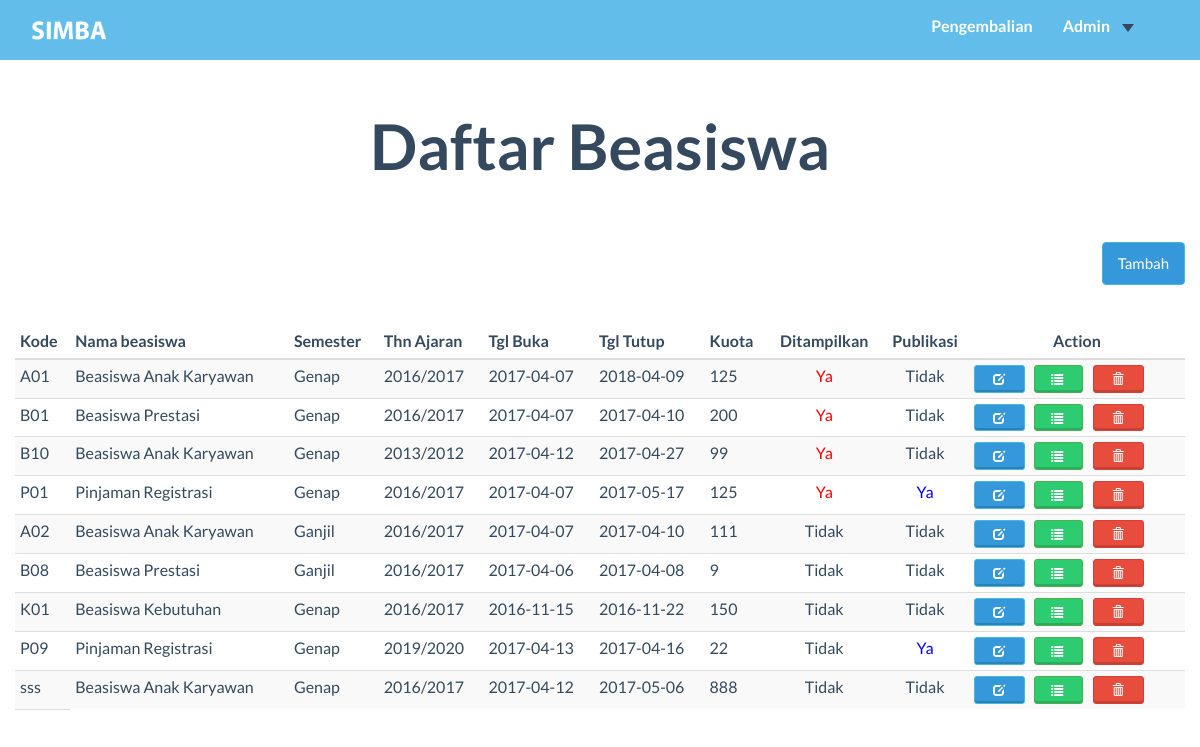
Screenshot of /user_admin/Index.php with the database file from the repository.
### tables this page shows
CREATE TABLE `beasiswa` (
  `kd_bsw` char(3) NOT NULL,
  `nama_bsw` varchar(99) NOT NULL,
  `semt` char(6) NOT NULL,
  `thn_ajar` char(9) NOT NULL,
  `tgl_buka` date NOT NULL,
  `tgl_tutup` date NOT NULL,
  `kuota` int(11) NOT NULL,
  `isTampil` tinyint(1) NOT NULL,
  `Keterangan` mediumtext NOT NULL,
  `isPublish` tinyint(1) NOT NULL DEFAULT '0'
);

### user_admin/Index.php (the view, shortened to what this page needs)
<?php
Include("../function/koneksi.php");
$getDataBsw=mysqli_query($koneksi,"SELECT * FROM beasiswa ORDER BY isTampil DESC");
?>
<!DOCTYPE HTML>
<html>
<head>
  <link href="../css/bootstrap.min.css" rel="stylesheet">
  <link rel="stylesheet" href="https://maxcdn.bootstrapcdn.com/bootstrap/3.3.7/css/bootstrap.min.css">
  <link href="../font-awesome/css/font-awesome.min.css" rel="stylesheet">
  <link href="../css/general.css" rel="stylesheet">
  <link href="../css/custom.css" rel="stylesheet">
  <link href="../css/owl.carousel.css" rel="stylesheet">
  <link href="../css/owl.theme.css" rel="stylesheet">
  <link href="../css/style.css" rel="stylesheet">
  <link href="../css/animate.css" rel="stylesheet">
  <link rel="stylesheet" href="../css/magnific-popup.css">
</head>
<body>
  <nav class="navbar-default" role="navigation" style="position: fixed; top: 0px;">
    <div class="container">
      <a class="" href="index.php">
        <img src="../img/logo2.png" height="45px" style="margin-top:8px; margin-left:0" id="logo"/>
      </a>
      <div class="collapse navbar-collapse navbar-right navbar-ex1-collapse stuckMenu">
        <ul class="nav navbar-nav">
          <li class="menuItem"><a href="Cicilan.php">Pengembalian </a></li>
          <li class="menuItem dropdown">
            <a class="dropdown-toggle" data-toggle="dropdown" href="#">Admin<span class="caret"></span></a>
          </li>
        </ul>
      </div>
    </div>
  </nav>
  <div class="container">
    <div class="row">
      <br/>  <br/><br/>
      <h2 class="text-center">Daftar Beasiswa</h2>
      <br/><br/>
      <a href="form_create_beasiswa.php" class="btn btn-info pull-right">Tambah </a>
      <br/><br/><br/>
      <table class="table-striped table table-condensed">
        <thead class="text-center">
          <th>Kode</th>
          <th>Nama beasiswa</th>
          <th>Semester</th>
          <th>Thn Ajaran</th>
          <th>Tgl Buka</th>
          <th>Tgl Tutup</th>
          <th>Kuota</th>
          <th class="text-center">Ditampilkan</th>
          <th class="text-center">Publikasi</th>
          <th class="text-center">Action</th>
        </thead>
        <tbody>
          <?php
          while ($rowBsw= mysqli_fetch_array($getDataBsw)){
            $ketTampil="Tidak";
            $warna="#34495e";
            if($rowBsw['isTampil']==1){
              $ketTampil="Ya";
              $warna="red";
            }
            if($rowBsw['isPublish']==1){
              $ketTampil1="Ya";
              $warna1="blue";
            }
            elseif ($rowBsw['isPublish']==0) {
              $ketTampil1="Tidak";
              $warna1="34495e";
            }
            $isAnakKar = "";
            $isBswPres = "";
            $isBesKeb = "";
            $isPinReg = "";
            if($rowBsw['nama_bsw']=="Beasiswa Anak Karyawan"){
                $isAnakKar="selected";
            }elseif($rowBsw['nama_bsw']=="Beasiswa Prestasi"){
                $isBswPres="selected";
            }
            elseif($rowBsw['nama_bsw']=="Beasiswa Kebutuhan"){
                $isBesKeb="selected";
            }
            elseif($rowBsw['nama_bsw']=="Pinjaman Registrasi"){
                $isPinReg="selected";
            }
            $isSemtGenap ="";
            $isSemtGanjil="";
            if($rowBsw['semt']=="Genap"){
                $isSemtGenap="selected";
            }elseif($rowBsw['semt']=="Ganjil"){
                $isSemtGanjil="selected";
            }
            $isTampilvalue="";
            $isNotTampilvalue="";
            if($rowBsw['isTampil'])
            {
                $isTampilvalue="checked";
            }else{
                $isNotTampilvalue="checked";
            }
            echo'
            <tr>
            <td>'.$rowBsw['kd_bsw'].'</td>
            <td>'.$rowBsw['nama_bsw'].'</td>
            <td>'.$rowBsw['semt'].'</td>
            <td>'.$rowBsw['thn_ajar'].'</td>
            <td>'.$rowBsw['tgl_buka'].'</td>
            <td>'.$rowBsw['tgl_tutup'].'</td>
            <td>'.$rowBsw['kuota'].'</td>
            <td class="text-center" style="color:'.$warna.'">'.$ketTampil.'</td>
            <td class="text-center" style="color:'.$warna1.'">'.$ketTampil1.'</td>
            <td>
            <button type="button" class="btn btn-embossed btn-info btn-xs" style="padding-right:-20"data-toggle="modal" data-target="#myModal'.$rowBsw['kd_bsw'].'"> &nbsp &nbsp <span class="	glyphicon glyphicon-edit"></span></button>
            <a href="detail_pendaftar.php?kd_bsw='.$rowBsw['kd_bsw'].'" class="btn btn-success btn-embossed btn-xs" style="text-decoration: none">&nbsp &nbsp<span class="glyphicon glyphicon-list"></span></a>
            <button type="button" class="btn btn-embossed btn-danger btn-xs" style="padding-right:-20"data-toggle="modal" data-target="#delModal'.$rowBsw['kd_bsw'].'"> &nbsp &nbsp <span class="	glyphicon glyphicon-trash"></span></button>
            <div id="delModal'.$rowBsw['kd_bsw'].'" class="modal fade " role="dialog">
                    <a href="delete_beasiswa.php?kd_bsw='.$rowBsw['kd_bsw'].'" class="btn btn-danger btn-embossed btn-sm" style="text-decoration: none">Delete</a>
            </div>
            <div class="modal fade" id="myModal'.$rowBsw['kd_bsw'].'" role="dialog">
                      <input type="text" class="form-control" id="kd_bsw" name="kd_bsw" value="'.$rowBsw['kd_bsw'].'">
                        <option value="Beasiswa Anak Karyawan"'.$isAnakKar.'>Beasiswa Anak Karyawan</option>
                        <option value="Beasiswa Prestasi"'.$isBswPres.'>Beasiswa Prestasi</option>
                        <option value="Beasiswa Kebutuhan"'.$isBesKeb.'>Beasiswa Kebutuhan</option>
                        <option value="Pinjaman Registrasi"'.$isPinReg.'>Pinjaman Registrasi</option>
                          <option value="Genap"'.$isSemtGenap.' >Genap</option>
                          <option value="Ganjil"'.$isSemtGanjil.'>Ganjil</option>
                        <input type="text" class="form-control" id="thn_ajar" name="thn_ajar" value="'.$rowBsw['thn_ajar'].'">
                        <input type="date" class="form-control" id="mulai" name="mulai" value="'.$rowBsw['tgl_buka'].'">
                        <input type="date" class="form-control" id="tutup" name="tutup" value="'.$rowBsw['tgl_tutup'].'">
                        <input type="text" class="form-control" id="kuota" name="kuota" value="'.$rowBsw['kuota'].'">
                          <label ><input type="radio" name="tampil" value="1"'.$isTampilvalue.'>&nbsp Ya &nbsp &nbsp </label>
                          <label ><input type="radio" name="tampil" value="0"'.$isNotTampilvalue.'>&nbsp Tidak</label>
                        <input type="text" class="form-control" id="ket" name="ket" value="'.$rowBsw['Keterangan'].'">
            </div>
            </tr>
            ';
          }
          ?>
          <td>
          </div>
</div>
</body>
</html>

### css/general.css (style rules this page uses)
#logo { float: left; position: absolute;; }
body, html { height: 100%; width: 100%; overflow-x:hidden; }
.glyphicon { margin-right: 10px; }
.navbar-default { position: relative; min-height: 60px; width: 100%; z-index: 999; }
.navbar-default .navbar-nav>li>a { color: #ffffff; }

### css/custom.css (style rules this page uses)
li a, .dropbtn { display: inline-block; color: white; text-align: center; padding: 14px 16px; text-decoration: none; }
li.dropdown { display: inline-block; }
.table th, .table td { padding: 8px 12px; }

### rows the page displays
beasiswa: kd_bsw "A01", nama_bsw "Beasiswa Anak Karyawan", semt "Genap", thn_ajar "2016/2017", tgl_buka "2017-04-07", tgl_tutup "2018-04-09", kuota "125", isTampil "Ya", isPublish "Tidak"
beasiswa: kd_bsw "B01", nama_bsw "Beasiswa Prestasi", semt "Genap", thn_ajar "2016/2017", tgl_buka "2017-04-07", tgl_tutup "2017-04-10", kuota "200", isTampil "Ya", isPublish "Tidak"
beasiswa: kd_bsw "B10", nama_bsw "Beasiswa Anak Karyawan", semt "Genap", thn_ajar "2013/2012", tgl_buka "2017-04-12", tgl_tutup "2017-04-27", kuota "99", isTampil "Ya", isPublish "Tidak"
beasiswa: kd_bsw "P01", nama_bsw "Pinjaman Registrasi", semt "Genap", thn_ajar "2016/2017", tgl_buka "2017-04-07", tgl_tutup "2017-05-17", kuota "125", isTampil "Ya", isPublish "Ya"
beasiswa: kd_bsw "A02", nama_bsw "Beasiswa Anak Karyawan", semt "Ganjil", thn_ajar "2016/2017", tgl_buka "2017-04-07", tgl_tutup "2017-04-10", kuota "111", ketTampil "Tidak", isPublish "Tidak"
beasiswa: kd_bsw "B08", nama_bsw "Beasiswa Prestasi", semt "Ganjil", thn_ajar "2016/2017", tgl_buka "2017-04-06", tgl_tutup "2017-04-08", kuota "9", ketTampil "Tidak", isPublish "Tidak"
beasiswa: kd_bsw "K01", nama_bsw "Beasiswa Kebutuhan", semt "Genap", thn_ajar "2016/2017", tgl_buka "2016-11-15", tgl_tutup "2016-11-22", kuota "150", ketTampil "Tidak", isPublish "Tidak"
beasiswa: kd_bsw "P09", nama_bsw "Pinjaman Registrasi", semt "Genap", thn_ajar "2019/2020", tgl_buka "2017-04-13", tgl_tutup "2017-04-16", kuota "22", ketTampil "Tidak", isPublish "Ya"
beasiswa: kd_bsw "sss", nama_bsw "Beasiswa Anak Karyawan", semt "Genap", thn_ajar "2016/2017", tgl_buka "2017-04-12", tgl_tutup "2017-05-06", kuota "888", ketTampil "Tidak", isPublish "Tidak"
